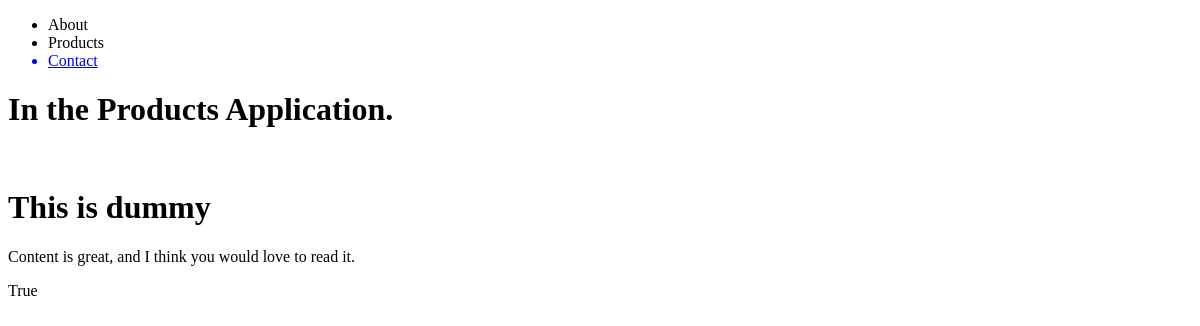
Page /blog/6 on the earlier database version.
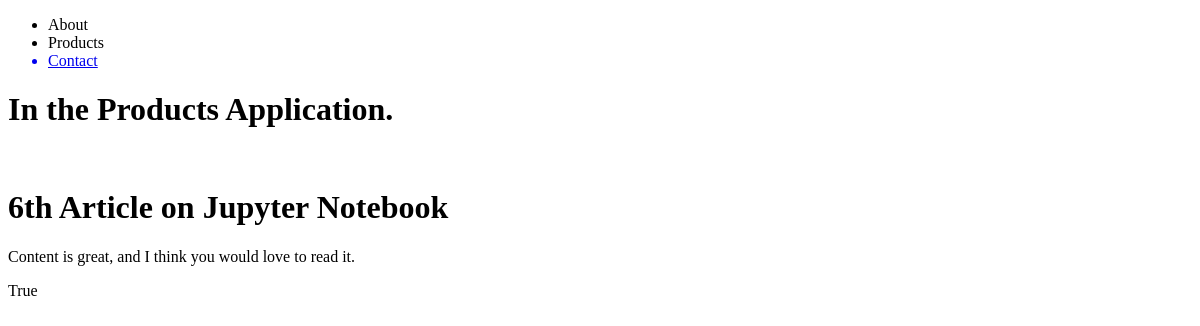
Same page on the later database version.
### Blog/models.py (models this page shows, shortened)
class Article(models.Model):
    title = models.CharField(max_length=50)
    content = models.TextField()
    active = models.BooleanField(default=True)

### Blog/views.py (the view)
# urls.py: path('<int:id>', ArticleDetailView.as_view(), name='article-detail'),
class ArticleDetailView(DetailView):
    template_name = 'articles/article_detail.html'
    def get_object(self):
        id_ = self.kwargs.get('id')
        return get_object_or_404(Article, id=id_)

### Blog/templates/articles/article_detail.html
{% extends "base.html"%}
{% block content %}
    <h1>In the Products Application.</h1>
    <br />
    <h1> {{ object.title }}</h1>
    <p>{{ object.content }}</p>
    <p> {{object.active}}</p>
{% endblock %}

Differences in the rows shown:
changed Article "Content is great, and I think you would love to read it.": title "This is dummy" → "6th Article on Jupyter Notebook"
